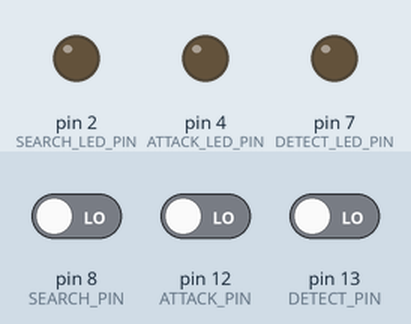
This sketch was run on a simulated Arduino Uno, built with avr-gcc and run on an emulated ATmega328P. On the bench: output pins drawn as LEDs (lit = HIGH). Dashed ring = blinking. Inputs (shaded band) come from the test bench; at power-on: pin 8 (SEARCH_PIN) LOW, pin 12 (ATTACK_PIN) LOW, pin 13 (DETECT_PIN) LOW.

Above: at 1.2 s.
1.3 s: pin 8 (SEARCH_PIN) driven HIGH
At 1.6 s:
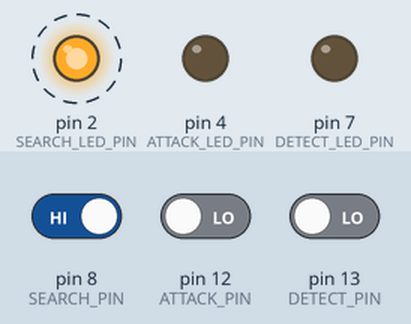
4.3 s: pin 12 (ATTACK_PIN) driven HIGH
At 4.6 s:
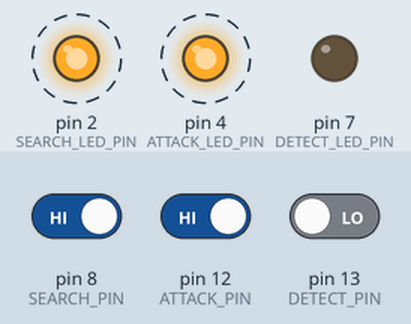
7.3 s: pin 13 (DETECT_PIN) driven HIGH
At 8.0 s:
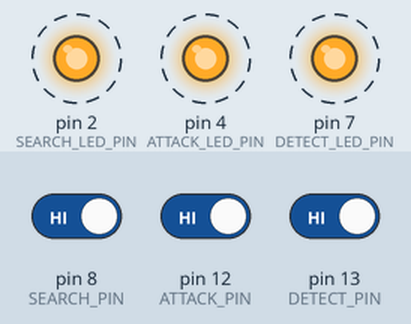
10.3 s: pin 8 (SEARCH_PIN) driven LOW
At 11.2 s:
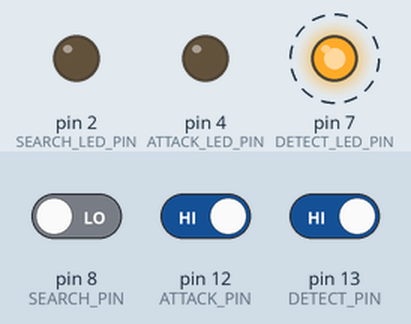
13.3 s: pin 12 (ATTACK_PIN) driven LOW
At 13.4 s:
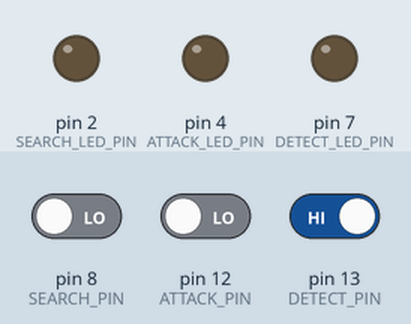
16.3 s: pin 13 (DETECT_PIN) driven LOW
At 17.4 s:
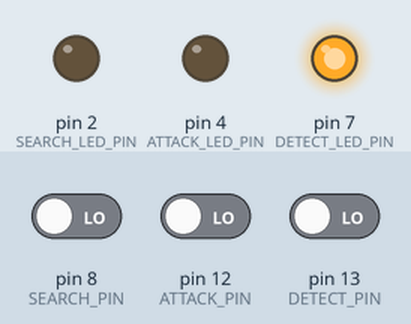
Timing chart, 0 to 18.8 s (numbered marks = the images above; inputs shaded):
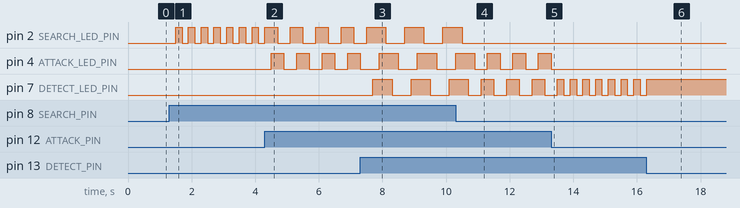

Measured:
- after the input at 1.3 s, pin 2 (SEARCH_LED_PIN): alternates HIGH for 0.20 s and LOW for 0.20 s, starting after 0.20 s
- after the input at 4.3 s, pin 2 (SEARCH_LED_PIN): alternates HIGH for 0.40 s and LOW for 0.40 s, starting after 0.40 s; pin 4 (ATTACK_LED_PIN): alternates HIGH for 0.40 s and LOW for 0.40 s, starting after 0.20 s
- after the input at 7.3 s, pin 2 (SEARCH_LED_PIN): alternates HIGH for 0.60 s and LOW for 0.60 s, starting after 0.80 s; pin 4 (ATTACK_LED_PIN): alternates HIGH for 0.60 s and LOW for 0.60 s, starting after 0.60 s; pin 7 (DETECT_LED_PIN): alternates HIGH for 0.60 s and LOW for 0.60 s, starting after 0.40 s
- after the input at 10.3 s, pin 2 (SEARCH_LED_PIN): goes on until 10.5 s, then stays LOW; pin 7 (DETECT_LED_PIN): alternates HIGH for 0.40 s and LOW for 0.40 s, starting after 0.80 s
- after the input at 13.3 s, pin 4 (ATTACK_LED_PIN): goes on until 13.3 s, then stays LOW; pin 7 (DETECT_LED_PIN): alternates HIGH for 0.20 s and LOW for 0.20 s, starting after 0.40 s
- after the input at 16.3 s, pin 7 (DETECT_LED_PIN): goes on until 16.3 s, then stays HIGH

The sketch:

5.WhileTest.ino
```cpp
int changeState(int var)
  {
  int state = 0;
  if (var == 1)
      {
      state = 3;
      }
  else
      {
      state = 1;
      }

  return state;
  }

void turnLedOn(int pin)
  {
  digitalWrite(pin, HIGH);
  }

void turnLedOff(int pin)
  {
  digitalWrite(pin, LOW);
  }


// Functions above
const int DETECT_PIN = 13;
const int ATTACK_PIN = 12;
const int SEARCH_PIN = 8;
const int DETECT_LED_PIN = 7;
const int ATTACK_LED_PIN = 4;
const int SEARCH_LED_PIN = 2;
const int detecting = 1;
const int notDetecting = 3;


int detectState = notDetecting;
int attackState = notDetecting;
int searchState = notDetecting;


void setup()
  {
  Serial.begin(9600);
  pinMode(DETECT_PIN, INPUT);
  pinMode(ATTACK_PIN, INPUT);
  pinMode(SEARCH_PIN, INPUT);
  pinMode(DETECT_LED_PIN, OUTPUT);
  pinMode(ATTACK_LED_PIN, OUTPUT);
  pinMode(SEARCH_LED_PIN, OUTPUT);
  }

void loop()
  {
  // if button is pressed
  bool detectStatus = digitalRead(DETECT_PIN);
  bool attackStatus = digitalRead(ATTACK_PIN);
  bool searchStatus = digitalRead(SEARCH_PIN);


  if(detectStatus)
    {
    detectState = changeState(detectState);
    delay(200);
    }

  switch (detectState)
    {
    case detecting:
        turnLedOn(DETECT_LED_PIN);
    break;

    case notDetecting:
        turnLedOff(DETECT_LED_PIN);
    }

    if(attackStatus)
      {
      attackState = changeState(attackState);
      delay(200);
      }

    switch (attackState)
      {
      case detecting:
          turnLedOn(ATTACK_LED_PIN);
      break;

      case notDetecting:
          turnLedOff(ATTACK_LED_PIN);
      }


  if(searchStatus)
    {
    searchState = changeState(searchState);
    delay(200);
    }

  switch (searchState)
    {
    case detecting:
        turnLedOn(SEARCH_LED_PIN);
    break;

    case notDetecting:
        turnLedOff(SEARCH_LED_PIN);
    }


  }
```
